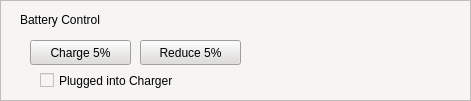
     <widget class="QFrame" name="frame_battery">
      <property name="geometry">
       <rect>
        <x>20</x>
        <y>390</y>
        <width>471</width>
        <height>101</height>
       </rect>
      </property>
      <property name="styleSheet">
       <string notr="true">background-color: rgb(246, 245, 244);</string>
      </property>
      <property name="frameShape">
       <enum>QFrame::StyledPanel</enum>
      </property>
      <property name="frameShadow">
       <enum>QFrame::Raised</enum>
      </property>
      <widget class="QLabel" name="label_2">
       <property name="geometry">
        <rect>
         <x>20</x>
         <y>10</y>
         <width>221</width>
         <height>20</height>
        </rect>
       </property>
       <property name="text">
        <string>Battery Control</string>
       </property>
       <property name="alignment">
        <set>Qt::AlignLeading|Qt::AlignLeft|Qt::AlignVCenter</set>
       </property>
      </widget>
      <widget class="QPushButton" name="pushButton_chargeBattery">
       <property name="geometry">
        <rect>
         <x>30</x>
         <y>40</y>
         <width>101</width>
         <height>25</height>
        </rect>
       </property>
       <property name="styleSheet">
        <string notr="true">background-color: rgb(222, 221, 218);</string>
       </property>
       <property name="text">
        <string>Charge 5%</string>
       </property>
      </widget>
      <widget class="QPushButton" name="pushButton_reduceBattery">
       <property name="geometry">
        <rect>
         <x>140</x>
         <y>40</y>
         <width>101</width>
         <height>25</height>
        </rect>
       </property>
       <property name="styleSheet">
        <string notr="true">background-color: rgb(222, 221, 218);</string>
       </property>
       <property name="text">
        <string>Reduce 5%</string>
       </property>
      </widget>
      <widget class="QCheckBox" name="checkBox_pluggedIn">
       <property name="enabled">
        <bool>true</bool>
       </property>
       <property name="geometry">
        <rect>
         <x>40</x>
         <y>70</y>
         <width>171</width>
         <height>21</height>
        </rect>
       </property>
       <property name="text">
        <string>Plugged into Charger</string>
       </property>
       <property name="tristate">
        <bool>false</bool>
       </property>
      </widget>
     </widget>
